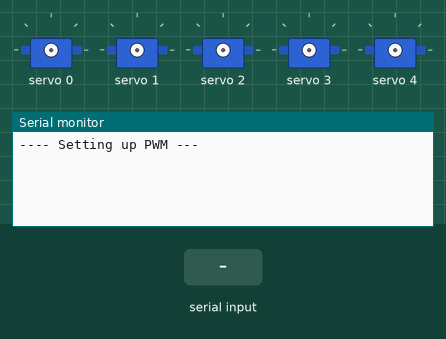
Simulated run of this sketch. Board: ESP32. Parts: 5 × servo, the last lines printed to the serial monitor. Inputs (shaded band) come from the test bench.

Above: at 1.2 s.
1.3 s: "reset fingers\n" received over Serial
At 1.7 s:
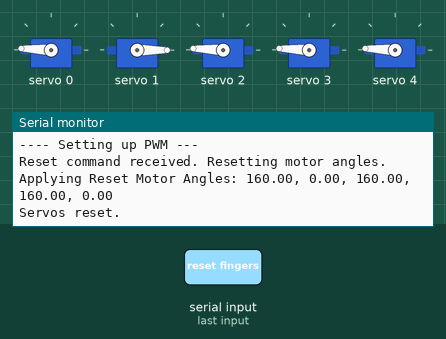
2.8 s: "90,45,200\n" received over Serial
At 3.7 s:
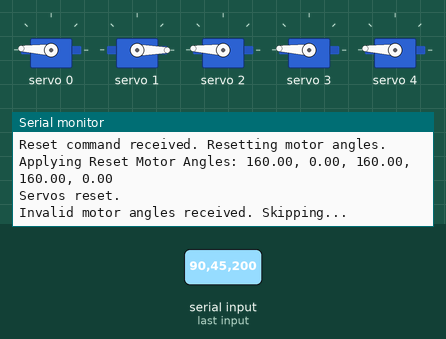

The sketch:

servos_serial_reading.ino
```cpp
#include <WiFi.h>
#include <Wire.h>
#include <Adafruit_PWMServoDriver.h>

#define PORT 115200
#define TIMEOUT 15000
#define SERVOMIN_S92R 90         // Updated constant
#define SERVOMAX_S92R 535        // Updated constant

Adafruit_PWMServoDriver pwm = Adafruit_PWMServoDriver(0x40);

void setup() {
    Serial.begin(PORT);
    Serial.setTimeout(TIMEOUT);

    Serial.println("---- Setting up PWM ---");
    while (!pwm.begin()) {
        Serial.println("Failed to find PWM chip, retrying...");
        delay(1000);
    }
    pwm.setPWMFreq(50);
}

void loop() {
    if (Serial.available() > 0) {
        String input = Serial.readStringUntil('\n');
        input.trim();  // Remove extra spaces or newlines

        // Check if the reset command is received
        if (input == "reset fingers") {
            Serial.println("Reset command received. Resetting motor angles.");

            float motor_angles[5] = {160.0, 0.0, 160.0, 160.0, 0.0}; // Reset positions

            // Print motor angles before applying them
            Serial.print("Applying Reset Motor Angles: ");
            for (int i = 0; i < 5; i++) {
                Serial.print(motor_angles[i]);
                if (i < 4) Serial.print(", ");
            }
            Serial.println();

            // Apply motor angles to servos
            int pulse1 = map(motor_angles[0], 0, 180, SERVOMIN_S92R, SERVOMAX_S92R);
            int pulse2 = map(motor_angles[1], 0, 180, SERVOMIN_S92R, SERVOMAX_S92R);
            int pulse3 = map(motor_angles[2], 0, 180, SERVOMIN_S92R, SERVOMAX_S92R);
            int pulse4 = map(motor_angles[3], 0, 180, SERVOMIN_S92R, SERVOMAX_S92R);
            int pulse5 = map(160.0- motor_angles[4], 0, 180, SERVOMIN_S92R, SERVOMAX_S92R);

            pwm.setPWM(0, 0, pulse1);
            pwm.setPWM(1, 0, pulse2);
            pwm.setPWM(2, 0, pulse3);
            pwm.setPWM(3, 0, pulse4);
            pwm.setPWM(4, 0, pulse5);

            Serial.println("Servos reset.");
            return;
        }

        float motor_angles[5];
        int motorIndex = 0;

        // Parse received data (comma-separated motor angles)
        char* token = strtok((char*)input.c_str(), ",");
        while (token != NULL && motorIndex < 5) {
            motor_angles[motorIndex++] = atof(token);
            token = strtok(NULL, ",");
        }

        // Validate motor angles
        bool valid = true;
        for (int i = 0; i < 4; i++) {  // Motors 0-3 should be in [0, 160]
            if (motor_angles[i] < 0 || motor_angles[i] > 160) {
                valid = false;
                break;
            }
        }
        if (motor_angles[4] < 0 || motor_angles[4] > 100) {  // Motor 4 should be in [0, 100]
            valid = false;
        }

        // If invalid, skip this iteration
        if (!valid) {
            Serial.println("Invalid motor angles received. Skipping...");
            return;
        }

        // Print motor angles before applying them
        Serial.print("Applying Motor Angles: ");
        for (int i = 0; i < 5; i++) {
            Serial.print(motor_angles[i]);
            if (i < 4) Serial.print(", ");
        }
        Serial.println();

        // Apply motor angles to servos
        int pulse1 = map(motor_angles[0], 0, 180, SERVOMIN_S92R, SERVOMAX_S92R);
        int pulse2 = map(motor_angles[1], 0, 180, SERVOMIN_S92R, SERVOMAX_S92R);
        int pulse3 = map(motor_angles[2], 0, 180, SERVOMIN_S92R, SERVOMAX_S92R);
        int pulse4 = map(motor_angles[3], 0, 180, SERVOMIN_S92R, SERVOMAX_S92R);
        int pulse5 = map(160.0- motor_angles[4], 0, 180, SERVOMIN_S92R, SERVOMAX_S92R);

        pwm.setPWM(0, 0, pulse1);
        pwm.setPWM(1, 0, pulse2);
        pwm.setPWM(2, 0, pulse3);
        pwm.setPWM(3, 0, pulse4);
        pwm.setPWM(4, 0, pulse5);

        Serial.println("Servos updated.");

    }
}
```

Measured:
- after the input at 1.3 s, the serial monitor: prints a new line at once (image 1)
- after the input at 2.8 s, the serial monitor: prints a new line at once (image 2)
